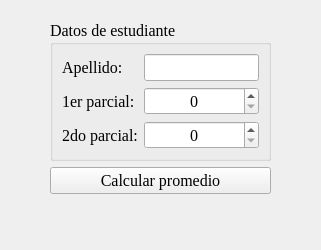
<?xml version="1.0" encoding="UTF-8"?>
<ui version="4.0">
 <class>MainWindow</class>
 <widget class="QMainWindow" name="MainWindow">
  <property name="geometry">
   <rect>
    <x>0</x>
    <y>0</y>
    <width>321</width>
    <height>250</height>
   </rect>
  </property>
  <property name="font">
   <font>
    <family>Times New Roman</family>
    <pointsize>12</pointsize>
   </font>
  </property>
  <property name="windowTitle">
   <string>MainWindow</string>
  </property>
  <widget class="QWidget" name="centralwidget">
   <layout class="QVBoxLayout" name="verticalLayout_2" stretch="6,3,4">
    <property name="leftMargin">
     <number>50</number>
    </property>
    <property name="topMargin">
     <number>20</number>
    </property>
    <property name="rightMargin">
     <number>50</number>
    </property>
    <property name="bottomMargin">
     <number>20</number>
    </property>
    <item>
     <widget class="QGroupBox" name="groupBox">
      <property name="title">
       <string>Datos de estudiante</string>
      </property>
      <layout class="QVBoxLayout" name="verticalLayout">
       <item>
        <layout class="QHBoxLayout" name="horizontalLayout" stretch="2,3">
         <item>
          <widget class="QLabel" name="label">
           <property name="text">
            <string>Apellido:</string>
           </property>
          </widget>
         </item>
         <item>
          <widget class="QLineEdit" name="inApellido">
           <property name="inputMask">
            <string>aaaaaaaaaaaaaaaaaaaaaaaaa</string>
           </property>
           <property name="alignment">
            <set>Qt::AlignmentFlag::AlignCenter</set>
           </property>
          </widget>
         </item>
        </layout>
       </item>
       <item>
        <layout class="QHBoxLayout" name="horizontalLayout_2" stretch="2,3">
         <item>
          <widget class="QLabel" name="label_2">
           <property name="text">
            <string>1er parcial:</string>
           </property>
          </widget>
         </item>
         <item>
          <widget class="QSpinBox" name="sboxNota1">
           <property name="alignment">
            <set>Qt::AlignmentFlag::AlignCenter</set>
           </property>
           <property name="maximum">
            <number>10</number>
           </property>
          </widget>
         </item>
        </layout>
       </item>
       <item>
        <layout class="QHBoxLayout" name="horizontalLayout_3" stretch="2,3">
         <item>
          <widget class="QLabel" name="label_3">
           <property name="text">
            <string>2do parcial:</string>
           </property>
          </widget>
         </item>
         <item>
          <widget class="QSpinBox" name="sboxNota2">
           <property name="alignment">
            <set>Qt::AlignmentFlag::AlignCenter</set>
           </property>
           <property name="maximum">
            <number>10</number>
           </property>
          </widget>
         </item>
        </layout>
       </item>
      </layout>
     </widget>
    </item>
    <item>
     <widget class="QPushButton" name="btnCalcular">
      <property name="sizePolicy">
       <sizepolicy hsizetype="Minimum" vsizetype="Expanding">
        <horstretch>0</horstretch>
        <verstretch>0</verstretch>
       </sizepolicy>
      </property>
      <property name="text">
       <string>Calcular promedio</string>
      </property>
     </widget>
    </item>
    <item>
     <widget class="QLabel" name="labelPromedio">
      <property name="text">
       <string/>
      </property>
     </widget>
    </item>
   </layout>
  </widget>
 </widget>
 <resources/>
 <connections/>
</ui>
